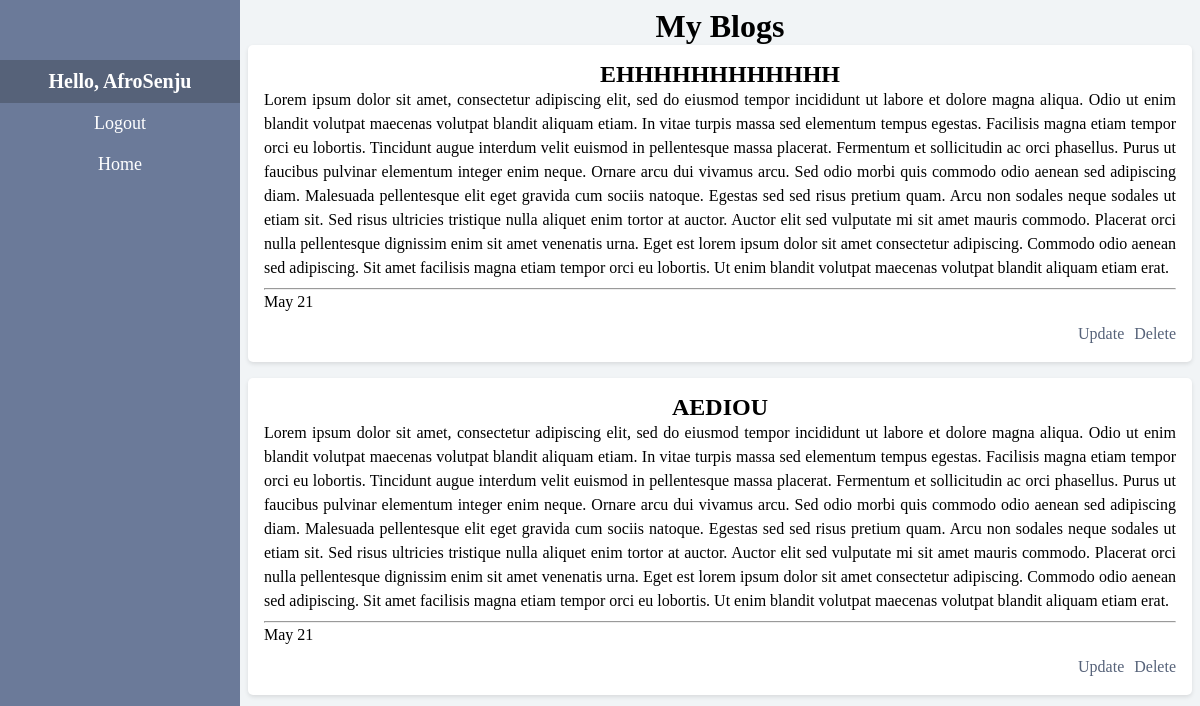
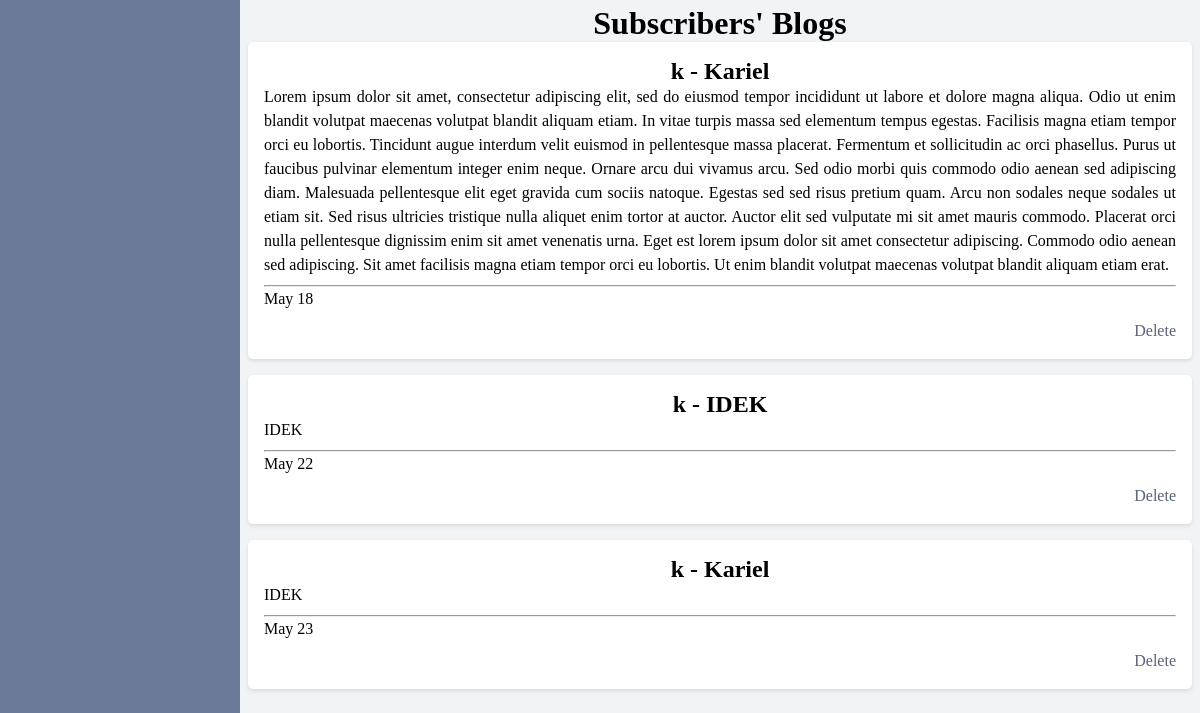
Before: /all_blogs (signed in) with the older database file (2 pictures, top to bottom).
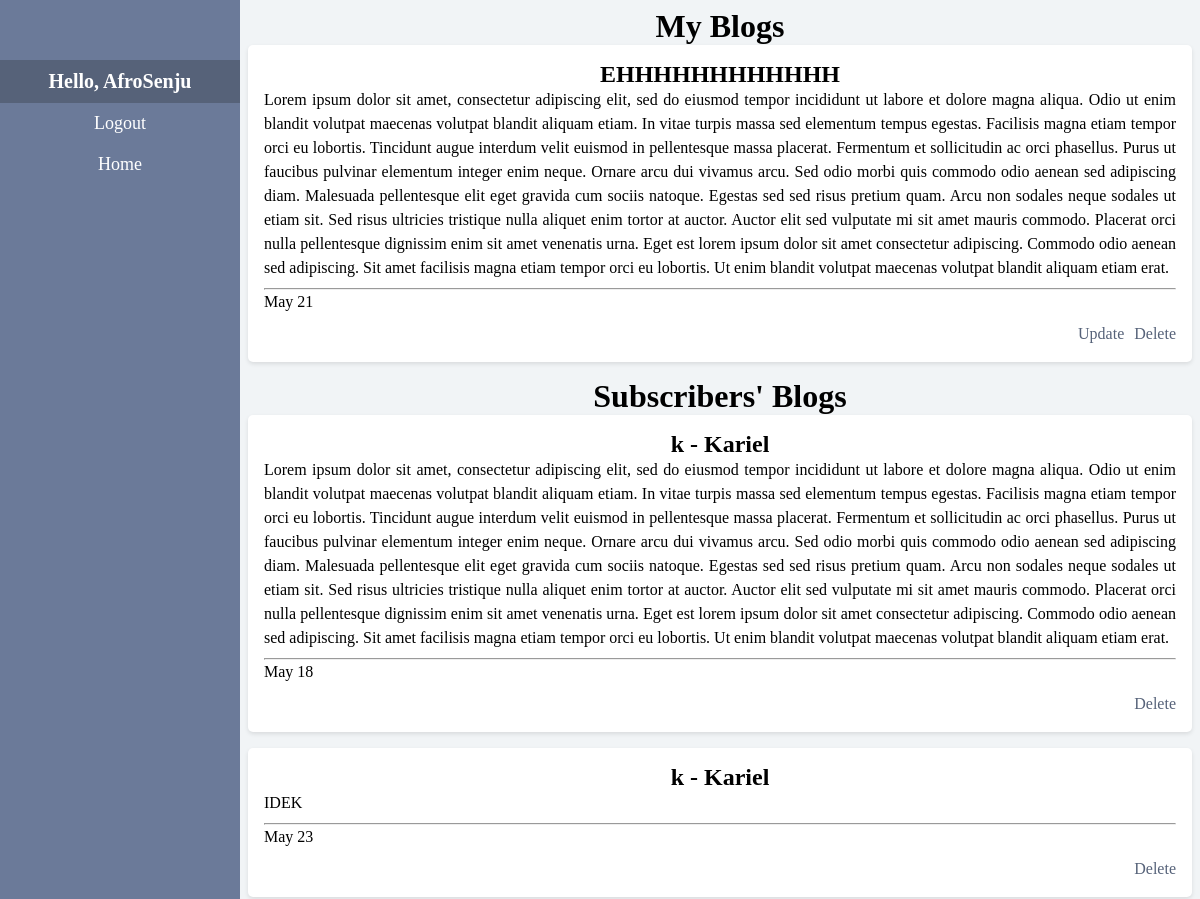
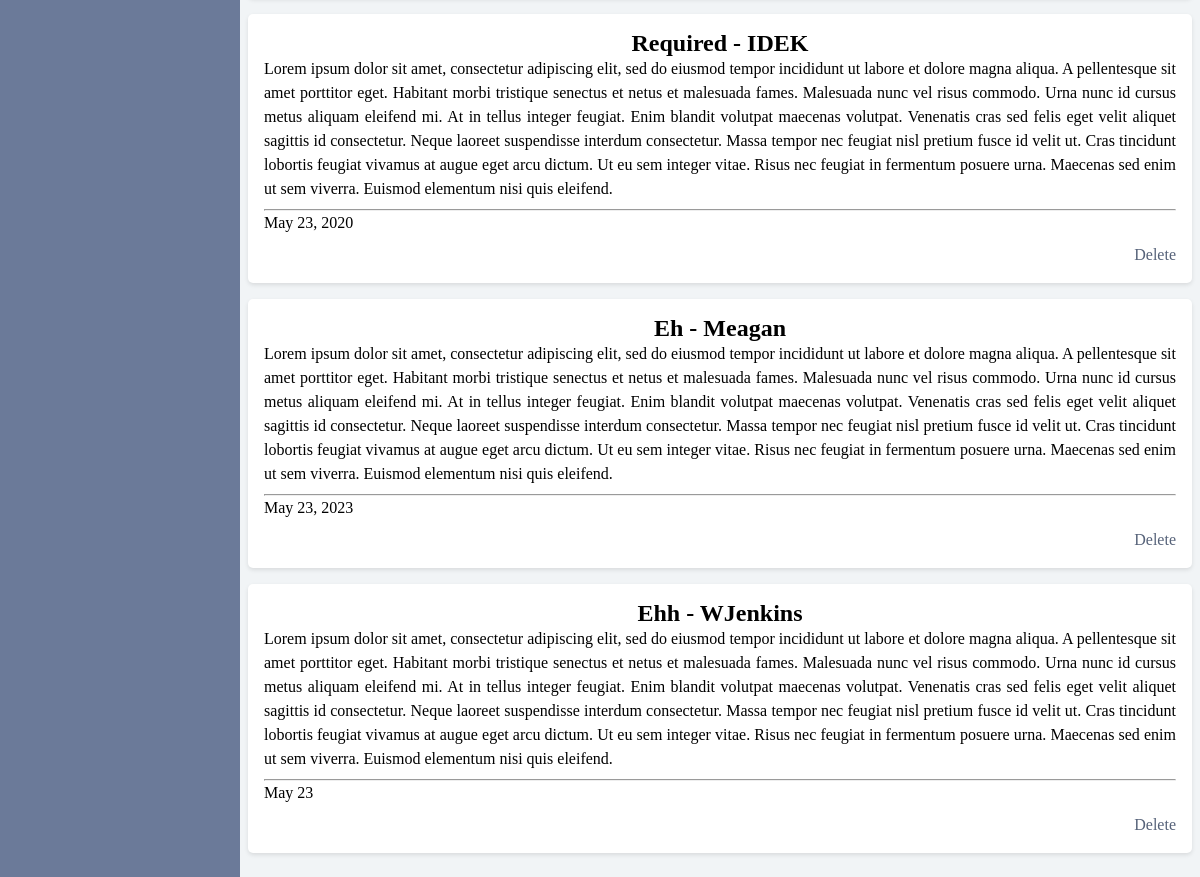
After: the same page with the newer database file (2 pictures, top to bottom).
### app/models.py (models this page shows, shortened)
class Posts(models.Model):
    author = models.ForeignKey(User, on_delete=models.CASCADE)
    title = models.CharField(max_length=200, default='required')
    content_creator = models.ForeignKey(YouTuber, on_delete=models.CASCADE)
    post = models.TextField()
    created_at = models.DateTimeField()

### app/views.py (the view, shortened to what this page needs)
# urls.py: path('all_blogs', view_all_blogs, name = 'view_my_blogs'),
@login_required(login_url='user_login')
def view_all_blogs(request):
    posts = view_all_posts(request.user)
    try:
        users_posts = view_all_posts_associated(YouTuber.objects.get(creator__username = request.user))
    except:
        users_posts = []
    return render(request, 'view_blogs.html', {'posts': posts, 'users_posts':users_posts})

### app/models.py (called while the page is built)
def view_all_posts(user):
    return Posts.objects.filter(author = user)

def view_all_posts_associated(creator):
    return Posts.objects.filter(content_creator = creator)

### app/templates/view_blogs.html (shortened to what this page needs)
{% extends "dashboard.html" %}
{% block title %}
<div>
    <h1>My Blogs</h1>
    {% for post in posts %}
        <div class = 'blog'>
            {% now "Y" as current_year %}
            <h2>{{post.title}}</h2>
            <p>{{post.post}}</p>
            <hr>
        <div>
        {% if post.created_at|date:"Y" == current_year %}
            <p>{{ post.created_at|date:"M d" }}</p>
        {% else %}
            <p>{{ post.created_at|date:"M d, Y" }}</p>
        {% endif %}
        <p class = 'edit'>
            <a href = {% url "delete" post.title post.author%}>Delete</a>
            <a href = {% url "update" post.title post.author%}>Update</a>
        </div>
    </div>
    {% endfor %}
</div>
        {% if users_posts %}
        <form method = "POST">
        <h1>Subscribers' Blogs</h1>
    {% for post in users_posts %}
    {% if post.author != request.user %}
    <div class = 'blog'>
        {% now "Y" as current_year %}
        <h2>{{post.title}} - {{post.author}}</h2>
        <p>{{post.post}}</p>
        <hr>
        {% if post.created_at|date:"Y" == current_year %}
        <p>{{ post.created_at|date:"M d" }}</p>
    {% else %}
        <p>{{ post.created_at|date:"M d, Y" }}</p>
    {% endif %}
    <p class = 'edit'>
        <a href = {% url "delete" post.title post.author%}>Delete</a>
    </p>
        </div>
    {% endif %}
    {% endfor %}
        {% endif %}
    </form>
{% endblock title %}

### app/templates/dashboard.html (shortened to what this page needs)
{% extends "root.html" %}
{% block content %}
<div class="sidenav">
    <div class="navbar-header">Hello, {{ request.user }}</div>
    <a href="{% url 'logout' %}">Logout</a>
    <a href="{% url 'dashboard' %}">Home</a>
</div>
<div class="main">
{% block title %}{% endblock title %}
</div>
{% endblock content %}

### app/templates/root.html (shortened to what this page needs)
{% load static %}
<!DOCTYPE html>
<html lang="en">
  <head>
    <link rel="stylesheet" href="{% static 'styles.css' %}" />
  </head>
  <body>
  {% block content %}{% endblock content %}
  </body>
</html>

### app/static/styles.css (style rules this page uses)
* { margin: 0; padding: 0; font-family: Garamond, serif; }
.sidenav { height: 100%; width: 15em; position: fixed; z-index: 1; top: 0; left: 0; background-color: #6B7A99; overflow-x: hidden; padding-top: 60px; transition: 0.5s; }
.sidenav a { padding: 10px 15px; text-decoration: none; font-size: 18px; color: white; display: block; transition: 0.3s; text-align: center; }
.sidenav .navbar-header { padding: 10px 15px; text-align: center; background-color: #566279; color: white; font-size: 20px; font-weight: bold; }
html { background-color: #f1f4f6; }
.main { margin-left: 15em; padding: .5em; }
.blog { text-align: justify; margin-bottom: 1em; padding: 1em; background-color: #fff; border-radius: 5px; box-shadow: 0 2px 4px rgba(0, 0, 0, 0.1); }
.blog p { line-height: 1.5em; margin-bottom: 0.5em; }
.blog a { float: right; text-decoration: none; color: #566279; margin-left: 10px; }
.blog:after { content: ""; display: table; clear: both; }
.blog h2 { text-align: center; }
h1, h4 { text-align: center; }

Changed rows visible on the page:
removed Posts: title "AEDIOU", post "Lorem ipsum dolor sit amet, consectetur adipiscing elit, sed do eiusmod tempor incididunt ut labore et dolore magna aliqua. Odio ut enim blandit volutpat maecenas volutpat blandit aliquam etiam. In vitae turpis massa sed elementum tempus egestas. Facilisis magna etiam tempor orci eu lobortis. Tincidunt augue interdum velit euismod in pellentesque massa placerat. Fermentum et sollicitudin ac orci phasellus. Purus ut faucibus pulvinar elementum integer enim neque. Ornare arcu dui vivamus arcu. Sed odio morbi quis commodo odio aenean sed adipiscing diam. Malesuada pellentesque elit eget gravida cum sociis natoque. Egestas sed sed risus pretium quam. Arcu non sodales neque sodales ut etiam sit.…", created_at "May 21", shown under "My Blogs"
removed Posts: title "k", author "IDEK", post "IDEK", created_at "May 22", shown under "Subscribers' Blogs"
added Posts: title "Required", author "IDEK", post "Lorem ipsum dolor sit amet, consectetur adipiscing elit, sed do eiusmod tempor incididunt ut labore et dolore magna aliqua. A pellentesque sit amet porttitor eget. Habitant morbi tristique senectus et netus et malesuada fames. Malesuada nunc vel risus commodo. Urna nunc id cursus metus aliquam eleifend mi. At in tellus integer feugiat. Enim blandit volutpat maecenas volutpat. Venenatis cras sed felis eget velit aliquet sagittis id consectetur. Neque laoreet suspendisse interdum consectetur. Massa tempor nec feugiat nisl pretium fusce id velit ut. Cras tincidunt lobortis feugiat vivamus at augue eget arcu dictum. Ut eu sem integer vitae. Risus nec feugiat in fermentum posuere urna. Maecenas…", created_at "May 23, 2020", shown under "Subscribers' Blogs"
added Posts: title "Eh", author "Meagan", post "Lorem ipsum dolor sit amet, consectetur adipiscing elit, sed do eiusmod tempor incididunt ut labore et dolore magna aliqua. A pellentesque sit amet porttitor eget. Habitant morbi tristique senectus et netus et malesuada fames. Malesuada nunc vel risus commodo. Urna nunc id cursus metus aliquam eleifend mi. At in tellus integer feugiat. Enim blandit volutpat maecenas volutpat. Venenatis cras sed felis eget velit aliquet sagittis id consectetur. Neque laoreet suspendisse interdum consectetur. Massa tempor nec feugiat nisl pretium fusce id velit ut. Cras tincidunt lobortis feugiat vivamus at augue eget arcu dictum. Ut eu sem integer vitae. Risus nec feugiat in fermentum posuere urna. Maecenas…", created_at "May 23, 2023", shown under "Subscribers' Blogs"
added Posts: title "Ehh", author "WJenkins", post "Lorem ipsum dolor sit amet, consectetur adipiscing elit, sed do eiusmod tempor incididunt ut labore et dolore magna aliqua. A pellentesque sit amet porttitor eget. Habitant morbi tristique senectus et netus et malesuada fames. Malesuada nunc vel risus commodo. Urna nunc id cursus metus aliquam eleifend mi. At in tellus integer feugiat. Enim blandit volutpat maecenas volutpat. Venenatis cras sed felis eget velit aliquet sagittis id consectetur. Neque laoreet suspendisse interdum consectetur. Massa tempor nec feugiat nisl pretium fusce id velit ut. Cras tincidunt lobortis feugiat vivamus at augue eget arcu dictum. Ut eu sem integer vitae. Risus nec feugiat in fermentum posuere urna. Maecenas…", created_at "May 23", shown under "Subscribers' Blogs"
